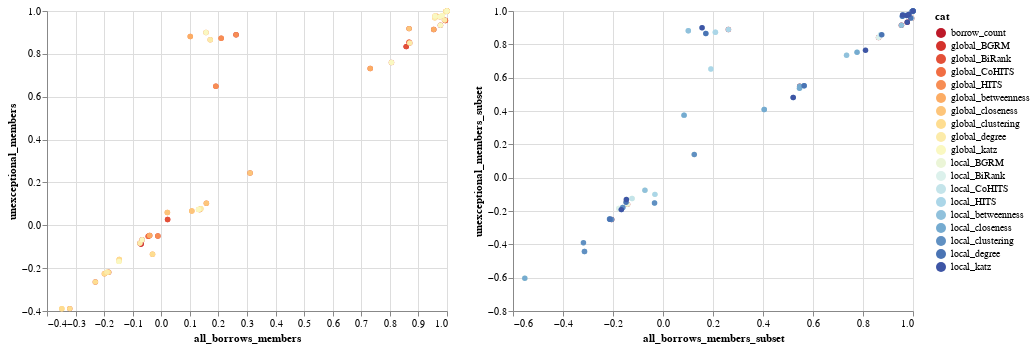

Here is the notebook cell this chart was saved with:
### Code cell
df_type = 'all_borrows_members'
df_type2 = 'unexceptional_members'
melted_all_borrows_members = get_melted_corr(
    global_members_borrows, df_type)
melted_unex_borrows_members = get_melted_corr(
    unexceptional_global_members_borrows, df_type2)

df_type_subset = 'all_borrows_members_subset'
df_type_subset2 = 'unexceptional_members_subset'

melted_all_borrows_members_subset = get_melted_corr(
    local_members_borrows.loc[local_members_borrows.component == 0], df_type_subset)
melted_unex_borrows_members_subset = get_melted_corr(
    unexceptional_local_members_borrows.loc[unexceptional_local_members_borrows.component == 0], df_type_subset2)

chart = compare_corr_chart(melted_all_borrows_members,melted_unex_borrows_members, df_type, df_type2)

chart1 = compare_corr_chart(melted_all_borrows_members_subset,melted_unex_borrows_members_subset, df_type_subset, df_type_subset2)

# chart2 = compare_corr_chart(melted_all_borrows_members, melted_all_borrows_members_subset, df_type, df_type_subset)

# chart3 = compare_corr_chart(melted_unex_borrows_members,melted_unex_borrows_members_subset, df_type2, df_type_subset2)

alt.hconcat(*[chart, chart1])
